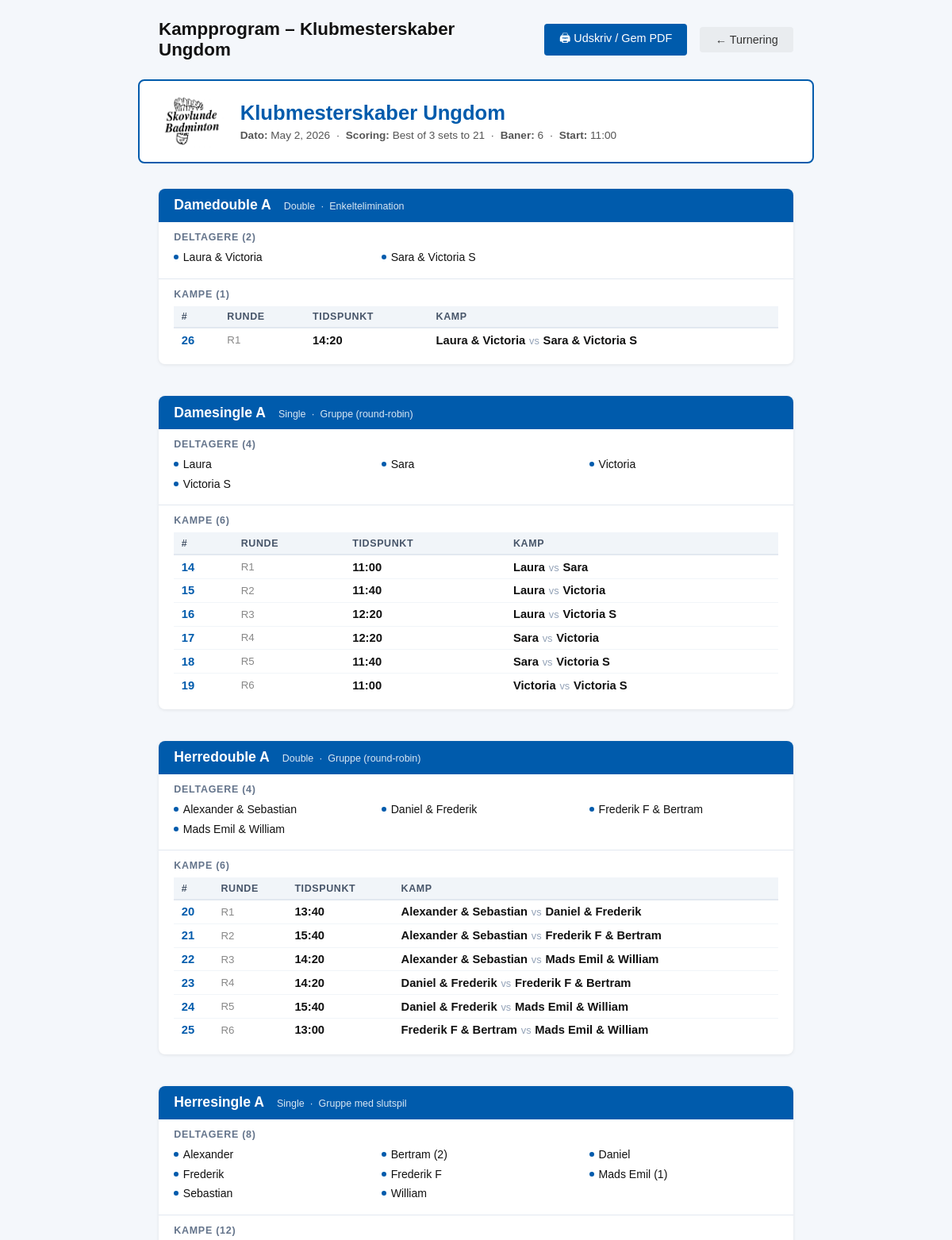
/tournaments/3/program/print/ (signed in, upper part), run on the app's committed database.
### tournaments/models.py (models this page shows, shortened)
class Tournament(models.Model):
    name = models.CharField(max_length=200, verbose_name=_("Name"))
    date = models.DateField(verbose_name=_("Date"))
    DIVISION_MODEL_CHOICES = [
        ('youth', _('Youth Divisions (U9-U19)')),
        ('mixed', _('Mixed Divisions (A, B, C)')),
    ]
    division_model = models.CharField(max_length=10, choices=DIVISION_MODEL_CHOICES, verbose_name=_("Division Model"))
    SCORING_MODEL_CHOICES = [
        ('best_of_3_21', _('Best of 3 sets to 21')),
        ('best_of_5_15', _('Best of 5 sets to 15')),
    ]
    scoring_model = models.CharField(
        max_length=20,
        choices=SCORING_MODEL_CHOICES,
        default='best_of_3_21',
        verbose_name=_("Scoring Model")
    )
    single_match_duration = models.IntegerField(
        help_text=_("Duration of a single match in minutes"),
        default=30,
        verbose_name=_("Single Match Duration")
    )
    double_match_duration = models.IntegerField(
        help_text=_("Duration of a double match in minutes"),
        default=40,
        verbose_name=_("Double Match Duration")
    )
    player_break_time = models.IntegerField(
        help_text=_("Minimum break time for players between matches in minutes"),
        default=15,
        verbose_name=_("Player Break Time")
    )
    court_count = models.IntegerField(
        default=4,
        verbose_name=_("Antal baner"),
        help_text=_("Antal tilgængelige baner under turneringen"),
    )
    start_time = models.TimeField(
        null=True, blank=True,
        verbose_name=_("Starttidspunkt"),
        help_text=_("Klokkeslæt for første kamp"),
    )
    schedule_locked = models.BooleanField(
        default=False,
        verbose_name=_("Program låst"),
        help_text=_("Når programmet er låst, kan kampprogram og spilleplan ikke ændres."),
    )
    logo = models.ImageField(
        upload_to='tournament_logos/',
        null=True, blank=True,
        verbose_name=_("Logo"),
        help_text=_("Logo vises på udprintede programmer og spilleplaner."),
    )
    owner = models.ForeignKey(
        settings.AUTH_USER_MODEL,
        on_delete=models.SET_NULL,
        null=True, blank=True,
        related_name='tournaments',
        verbose_name=_("Klubbruger"),
    )

class Division(models.Model):
    DISCIPLINE_CHOICES = [
        ('single', _('Single')),
        ('double', _('Double')),
        ('mixed', _('Mixeddouble')),
    ]
    TOURNAMENT_TYPE_CHOICES = [
        ('group', _('Gruppe (round-robin)')),
        ('playoff', _('Gruppe med slutspil')),
        ('tree', _('Enkeltelimination')),
    ]
    tournament = models.ForeignKey(Tournament, on_delete=models.CASCADE, related_name='divisions')
    name = models.CharField(max_length=100, verbose_name=_("Division Name"))
    discipline = models.CharField(
        max_length=10, choices=DISCIPLINE_CHOICES, default='single',
        verbose_name=_("Disciplin")
    )
    tournament_type = models.CharField(
        max_length=10, choices=TOURNAMENT_TYPE_CHOICES, default='group',
        verbose_name=_("Turneringstype")
    )
    group_count = models.IntegerField(
        default=2, verbose_name=_("Antal grupper"),
        help_text=_("Antal grupper i gruppespillet (kun ved 'Gruppe med slutspil')."),
    )
    advance_count = models.IntegerField(
        default=2, verbose_name=_("Antal der går videre"),
        help_text=_("Antal spillere/hold der går videre fra hver gruppe til slutspillet."),
    )
    teams = models.ManyToManyField('players.Team', related_name='divisions', blank=True, verbose_name=_("Deltagere"))

class Match(models.Model):
    STATUS_CHOICES = [
        ('pending', _('Pending')),
        ('in_progress', _('In Progress')),
        ('completed', _('Completed')),
    ]
    division = models.ForeignKey(Division, on_delete=models.CASCADE, related_name='matches')
    team1 = models.ForeignKey('players.Team', on_delete=models.SET_NULL, null=True, blank=True, related_name='team1_matches')
    team2 = models.ForeignKey('players.Team', on_delete=models.SET_NULL, null=True, blank=True, related_name='team2_matches')
    winner = models.ForeignKey('players.Team', on_delete=models.SET_NULL, null=True, blank=True, related_name='won_matches', verbose_name=_("Winner"))
    score = models.CharField(max_length=50, blank=True, null=True, verbose_name=_("Score"))
    match_round = models.IntegerField(default=1, verbose_name=_("Round"))
    match_number = models.IntegerField(null=True, blank=True, verbose_name=_("Match Number"))
    bracket_slot = models.IntegerField(null=True, blank=True, verbose_name=_("Bracket Slot"))
    bracket_label = models.CharField(max_length=120, null=True, blank=True, verbose_name=_("Bracket Label"))
    status = models.CharField(max_length=20, choices=STATUS_CHOICES, default='pending', verbose_name=_("Status"))
    walkover = models.BooleanField(default=False, verbose_name=_("Walk-over"))
    scheduled_time = models.DateTimeField(verbose_name=_("Scheduled Time"), null=True, blank=True)
    court = models.CharField(max_length=50, blank=True, null=True, verbose_name=_("Court"))
    group_number = models.IntegerField(null=True, blank=True, verbose_name=_("Gruppe nr."))
    phase = models.CharField(
        max_length=10, default='group',
        choices=[('group', _('Gruppespil')), ('playoff', _('Slutspil'))],
        verbose_name=_("Fase"),
    )

### players/models.py (models this page shows, shortened)
class Team(models.Model):
    PAIR_TYPE_CHOICES = [
        ('double', _('Double')),
        ('mixed', _('Mixeddouble')),
    ]
    player1 = models.ForeignKey(Player, on_delete=models.CASCADE, related_name='team_player1')
    player2 = models.ForeignKey(Player, on_delete=models.SET_NULL, related_name='team_player2', null=True, blank=True)
    pair_type = models.CharField(
        max_length=10, choices=PAIR_TYPE_CHOICES, null=True, blank=True,
        verbose_name=_('Par-type'),
        help_text=_('Double: samme køn · Mixeddouble: et af hvert'),
    )
    name = models.CharField(max_length=100, blank=True, null=True)

### tournaments/views.py (the view)
# urls.py: path('<int:pk>/program/print/', views.tournament_program_print, name='tournament_program_print'),
@login_required
def tournament_program_print(request, pk):
    tournament = get_object_or_404(Tournament, pk=pk, owner=request.user)
    divisions = tournament.divisions.prefetch_related(
        'teams', 'teams__player1', 'teams__player2',
        'matches__team1', 'matches__team2',
    ).order_by('name')
    seed_lookup = _build_seed_lookup(tournament)
    division_data = []
    for division in divisions:
        teams = list(division.teams.select_related('player1', 'player2').order_by('name'))
        matches = list(
            division.matches
            .exclude(match_number=None)
            .exclude(team2__isnull=True)
            .exclude(team1__isnull=True)
            .select_related('team1', 'team2')
            .order_by('match_round', 'match_number')
        )
        _apply_seed_labels(matches, seed_lookup)
        division_data.append({
            'division': division,
            'teams': teams,
            'matches': matches,
            'seeds_dict': _seeds_dict_for_division(division, seed_lookup),
        })
    return render(request, 'tournaments/tournament_program_print.html', {
        'tournament': tournament,
        'division_data': division_data,
    })

### tournaments/templatetags/tournament_extras.py (called while the page is built)
@register.filter
def dict_get(d, key):
    if isinstance(d, dict):
        return d.get(key, '')
    return ''

### tournaments/views.py (called while the page is built)
def _build_seed_lookup(tournament):
    return {
        (s.division_id, s.team_id): s.seed_number
        for s in DivisionSeed.objects.filter(division__tournament=tournament)
    }

def _apply_seed_labels(matches, seed_lookup):
    for match in matches:
        s1 = seed_lookup.get((match.division_id, match.team1_id))
        s2 = seed_lookup.get((match.division_id, match.team2_id))
        match.t1_seed = f' ({s1})' if s1 else ''
        match.t2_seed = f' ({s2})' if s2 else ''

def _seeds_dict_for_division(division, seed_lookup):
    return {
        team_pk: f' ({seed_num})'
        for (div_pk, team_pk), seed_num in seed_lookup.items()
        if div_pk == division.pk
    }

### tournaments/templates/tournaments/tournament_program_print.html (shortened to what this page needs)
<!DOCTYPE html>
{% load tournament_extras %}
<html lang="da">
<head>
</head>
<body>
<div class="screen-header">
  <h1>Kampprogram – {{ tournament.name }}</h1>
  <button class="btn btn-primary" onclick="window.print()">🖨 Udskriv / Gem PDF</button>
  <a href="{% url 'tournament_detail' tournament.pk %}" class="btn btn-secondary">← Turnering</a>
</div>
<div class="tournament-header">
  {% if tournament.logo %}
  <img src="{{ tournament.logo.url }}" alt="Logo" class="tournament-header-logo">
  {% endif %}
  <div class="tournament-header-text">
    <h2>{{ tournament.name }}</h2>
    <p>
      <strong>Dato:</strong> {{ tournament.date }} &nbsp;·&nbsp;
      <strong>Scoring:</strong> {{ tournament.get_scoring_model_display }} &nbsp;·&nbsp;
      <strong>Baner:</strong> {{ tournament.court_count }}
      {% if tournament.start_time %} &nbsp;·&nbsp; <strong>Start:</strong> {{ tournament.start_time|time:"H:i" }}{% endif %}
    </p>
  </div>
</div>
{% if division_data %}
  {% for dd in division_data %}
  <div class="division-section">
    <div class="division-heading">
      <h3>{{ dd.division.name }}</h3>
      <span>{{ dd.division.get_discipline_display }} &nbsp;·&nbsp; {{ dd.division.get_tournament_type_display }}</span>
    </div>
    <div class="players-block">
      <h4>Deltagere ({{ dd.teams|length }})</h4>
      {% if dd.teams %}
      <div class="players-grid">
        {% for team in dd.teams %}
        <div class="player-entry">
          <span class="player-bullet"></span>
          {{ team.name }}{{ dd.seeds_dict|dict_get:team.pk }}
        </div>
        {% endfor %}
      </div>
      {% else %}
      <p class="no-matches">Ingen deltagere tilmeldt endnu.</p>
      {% endif %}
    </div>
    <div class="matches-block">
      <h4>Kampe ({{ dd.matches|length }})</h4>
      {% if dd.matches %}
      <table>
        <thead>
          <tr>
            <th>#</th>
            <th>Runde</th>
            {% if dd.matches.0.scheduled_time %}<th>Tidspunkt</th>{% endif %}
            <th>Kamp</th>
          </tr>
        </thead>
        <tbody>
          {% for match in dd.matches %}
          <tr>
            <td class="match-no">{{ match.match_number }}</td>
            <td class="round-col">R{{ match.match_round }}</td>
            {% if match.scheduled_time %}
            <td class="tid-col">{{ match.scheduled_time|time:"H:i" }}</td>
            {% elif dd.matches.0.scheduled_time %}
            <td class="tid-col">–</td>
            {% endif %}
            <td class="teams-col">
              {{ match.team1.name }}{{ match.t1_seed }}<span class="vs">vs</span>{{ match.team2.name }}{{ match.t2_seed }}
            </td>
          </tr>
          {% endfor %}
        </tbody>
      </table>
      {% else %}
      <p class="no-matches">Ingen kampe genereret endnu for denne division.</p>
      {% endif %}
    </div>
  </div>
  {% endfor %}
{% else %}
<div class="empty-state">
  <div style="font-size:2rem; margin-bottom:0.5rem;">📋</div>
  <p>Ingen divisioner fundet i denne turnering.</p>
</div>
{% endif %}
</body>
</html>

### tournaments/templates/tournaments/tournament_program_print.html (style rules this page uses)
body { font-family: Arial, Helvetica, sans-serif; background: #f4f7fb; margin: 0; padding: 1.5rem; color: #111; font-size: 0.92rem; }
.screen-header { max-width: 800px; margin: 0 auto 1.5rem; display: flex; align-items: center; gap: 1rem; flex-wrap: wrap; }
.screen-header h1 { margin: 0; font-size: 1.4rem; flex: 1; }
.btn { display: inline-block; padding: 0.5rem 1.2rem; border-radius: 4px; text-decoration: none; font-size: 0.9rem; cursor: pointer; border: none; }
.btn-primary { background: #005BAC; color: #fff; }
.btn-secondary { background: #e9ecef; color: #333; }
.tournament-header { max-width: 800px; margin: 0 auto 2rem; border: 2px solid #005BAC; border-radius: 8px; padding: 1rem 1.5rem; background: #fff; display: flex; align-items: center; gap: 1.25rem; }
.tournament-header-logo { flex-shrink: 0; max-height: 70px; max-width: 140px; object-fit: contain; }
.tournament-header-text { flex: 1; }
.tournament-header h2 { margin: 0 0 0.4rem; font-size: 1.6rem; color: #005BAC; }
.tournament-header p { margin: 0; color: #555; font-size: 0.85rem; }
.division-section { max-width: 800px; margin: 0 auto 2.5rem; background: #fff; border-radius: 8px; overflow: hidden; box-shadow: 0 1px 4px rgba(0,0,0,.08); page-break-inside: avoid; break-inside: avoid; }
.division-heading { background: #005BAC; color: #fff; padding: 0.65rem 1.2rem; display: flex; align-items: baseline; gap: 1rem; }
.division-heading h3 { margin: 0; font-size: 1.1rem; }
.division-heading span { font-size: 0.78rem; opacity: 0.85; }
.players-block { padding: 0.75rem 1.2rem 0.25rem; border-bottom: 1px solid #e2e8f0; }
.players-block h4 { margin: 0 0 0.5rem; font-size: 0.78rem; text-transform: uppercase; letter-spacing: 0.06em; color: #64748b; }
.players-grid { display: grid; grid-template-columns: repeat(auto-fill, minmax(180px, 1fr)); gap: 0.25rem 1.5rem; margin-bottom: 0.75rem; }
.player-entry { font-size: 0.88rem; display: flex; align-items: center; gap: 0.35rem; padding: 0.15rem 0; }
.player-bullet { width: 6px; height: 6px; border-radius: 50%; background: #005BAC; flex-shrink: 0; }
.matches-block { padding: 0.75rem 1.2rem 1rem; }
.matches-block h4 { margin: 0 0 0.5rem; font-size: 0.78rem; text-transform: uppercase; letter-spacing: 0.06em; color: #64748b; }
table { width: 100%; border-collapse: collapse; }
thead th { background: #f1f5f9; padding: 0.4rem 0.6rem; font-size: 0.78rem; text-transform: uppercase; letter-spacing: 0.05em; text-align: left; border-bottom: 2px solid #e2e8f0; color: #475569; }
tbody tr { border-bottom: 1px solid #f1f5f9; }
tbody tr:last-child { border-bottom: none; }
tbody td { padding: 0.4rem 0.6rem; vertical-align: middle; }
.match-no { font-weight: 700; color: #005BAC; white-space: nowrap; }
.round-col { color: #888; white-space: nowrap; font-size: 0.83rem; }
.tid-col { white-space: nowrap; font-weight: 600; }
.teams-col { font-weight: 600; }
.vs { color: #94a3b8; font-weight: 400; font-size: 0.8rem; margin: 0 0.3rem; }

### data on the page
Tournament: name "Klubmesterskaber Ungdom", logo (picture), date "May 2, 2026", scoring_model "Best of 3 sets to 21", court_count "6", start_time "11:00"
Division: division.name "Damedouble A", division.discipline "Double", division.tournament_type "Enkeltelimination", teams|length "2", matches|length "1", shows "TIDSPUNKT"
Team: name "Laura & Victoria"
Team: name "Sara & Victoria S"
Match: match_number "26", match_round "1", scheduled_time "14:20", team1.name "Laura & Victoria", team2.name "Sara & Victoria S"
Division: division.name "Damesingle A", division.discipline "Single", division.tournament_type "Gruppe (round-robin)", teams|length "4", matches|length "6", shows "TIDSPUNKT"
Team: name "Laura"
Team: name "Sara"
Team: name "Victoria"
Team: name "Victoria S"
Match: match_number "14", match_round "1", scheduled_time "11:00", team1.name "Laura", team2.name "Sara"
Match: match_number "15", match_round "2", scheduled_time "11:40", team1.name "Laura", team2.name "Victoria"
Match: match_number "16", match_round "3", scheduled_time "12:20", team1.name "Laura", team2.name "Victoria S"
Match: match_number "17", match_round "4", scheduled_time "12:20", team1.name "Sara", team2.name "Victoria"
Match: match_number "18", match_round "5", scheduled_time "11:40", team1.name "Sara", team2.name "Victoria S"
Match: match_number "19", match_round "6", scheduled_time "11:00", team1.name "Victoria", team2.name "Victoria S"
Division: division.name "Herredouble A", division.discipline "Double", division.tournament_type "Gruppe (round-robin)", teams|length "4", matches|length "6", shows "TIDSPUNKT"
Team: name "Alexander & Sebastian"
Team: name "Daniel & Frederik"
Team: name "Frederik F & Bertram"
Team: name "Mads Emil & William"
Match: match_number "20", match_round "1", scheduled_time "13:40", team1.name "Alexander & Sebastian", team2.name "Daniel & Frederik"
Match: match_number "21", match_round "2", scheduled_time "15:40", team1.name "Alexander & Sebastian", team2.name "Frederik F & Bertram"
Match: match_number "22", match_round "3", scheduled_time "14:20", team1.name "Alexander & Sebastian", team2.name "Mads Emil & William"
Match: match_number "23", match_round "4", scheduled_time "14:20", team1.name "Daniel & Frederik", team2.name "Frederik F & Bertram"
Match: match_number "24", match_round "5", scheduled_time "15:40", team1.name "Daniel & Frederik", team2.name "Mads Emil & William"
Match: match_number "25", match_round "6", scheduled_time "13:00", team1.name "Frederik F & Bertram", team2.name "Mads Emil & William"
Division: division.name "Herresingle A", division.discipline "Single", division.tournament_type "Gruppe med slutspil", teams|length "8", matches|length "12"
Team: name "Alexander"
Team: name "Bertram", seeds_dict|dict_get "(2)"
Team: name "Daniel"
Team: name "Frederik"
Team: name "Frederik F"
Team: name "Mads Emil", seeds_dict|dict_get "(1)"
Team: name "Sebastian"
Team: name "William"
